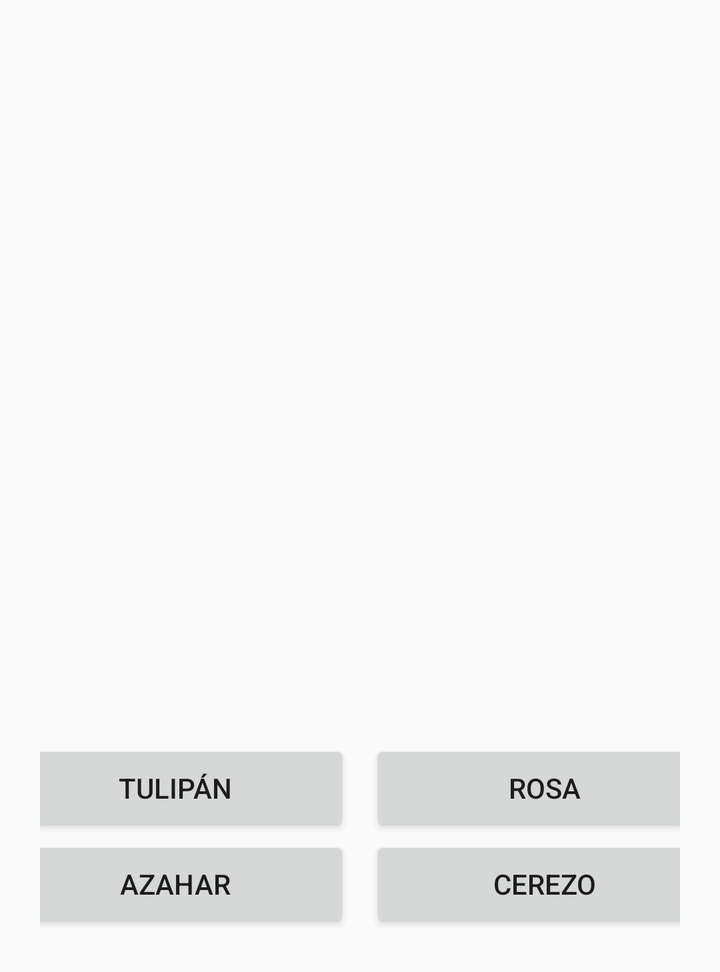
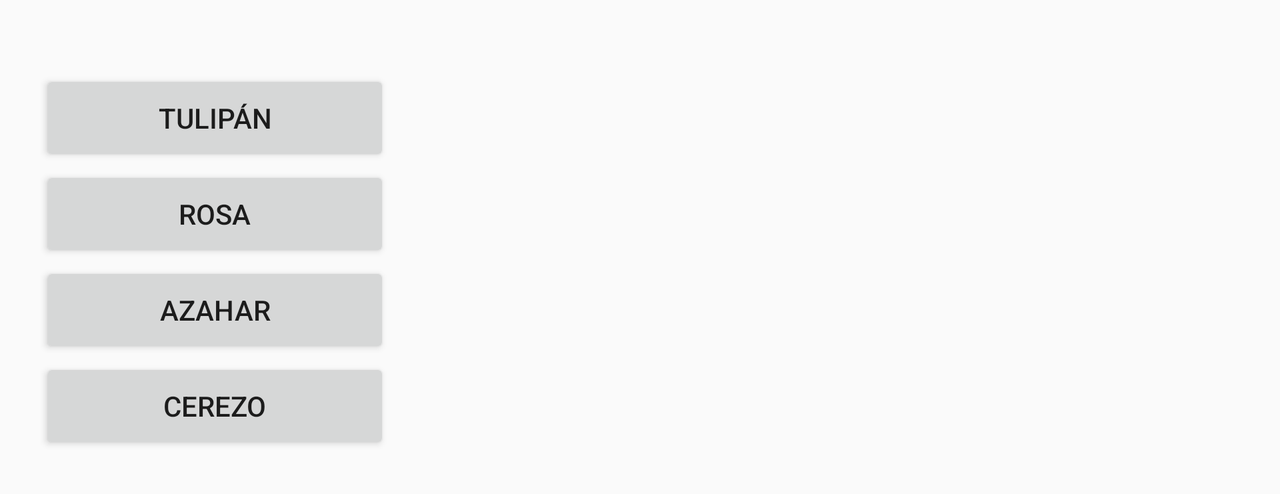

One screen, two layout resources from the same app: the default and the repository's alternative for another configuration. Each is rendered where Android would select it; the XML of both is given below.
<!-- AndroidManifest.xml: application theme AppTheme -->
<!-- res/layout/activity_seleccionando_imagenes.xml -->
<?xml version="1.0" encoding="utf-8"?>
<LinearLayout xmlns:android="http://schemas.android.com/apk/res/android"
    xmlns:app="http://schemas.android.com/apk/res-auto"
    xmlns:tools="http://schemas.android.com/tools"
    android:layout_width="match_parent"
    android:layout_height="wrap_content"
    android:orientation="vertical"
    android:padding="20dp"
    tools:context=".SeleccionandoImagenes">

    <LinearLayout
        android:layout_width="match_parent"
        android:layout_height="350dp"
        android:orientation="horizontal">

        <FrameLayout
            android:id="@+id/frame"
            android:layout_width="match_parent"
            android:layout_height="match_parent">


        </FrameLayout>
    </LinearLayout>

    <LinearLayout
        android:layout_width="match_parent"
        android:layout_height="match_parent"
        android:gravity="center"
        android:orientation="horizontal">

        <Button
            android:id="@+id/buttonTulipan"
            style="@style/btnAltoContent"
            android:layout_width="175dp"
            android:layout_marginRight="5dp"
            android:onClick="onClick"
            android:text="@string/btnTulipan" />

        <Button
            android:id="@+id/buttonRosa"
            style="@style/btnAltoContent"
            android:layout_width="175dp"
            android:layout_marginLeft="5dp"
            android:onClick="onClick"
            android:text="@string/btnRosa" />
    </LinearLayout>

    <LinearLayout
        android:layout_width="match_parent"
        android:layout_height="match_parent"
        android:gravity="center"
        android:orientation="horizontal">

        <Button
            android:id="@+id/buttonAzahar"
            style="@style/btnAltoContent"
            android:layout_width="175dp"
            android:layout_marginRight="5dp"
            android:onClick="onClick"
            android:text="@string/btnAzahar" />

        <Button
            android:id="@+id/buttonCerezo"
            style="@style/btnAltoContent"
            android:layout_width="175dp"
            android:layout_marginLeft="5dp"
            android:onClick="onClick"
            android:text="@string/btnCerezo" />
    </LinearLayout>
</LinearLayout>
<!-- resources referenced by this layout -->
<resources>
  <string name="btnAzahar">Azahar</string>
  <string name="btnCerezo">Cerezo</string>
  <string name="btnRosa">Rosa</string>
  <string name="btnTulipan">Tulipán</string>
  <style name="btnAltoContent">
          <item name="android:layout_height">wrap_content</item>
      </style>
  <style name="AppTheme" parent="Theme.AppCompat.Light.DarkActionBar">
          
          <item name="colorPrimary">@color/colorPrimary</item>
          <item name="colorPrimaryDark">@color/colorPrimaryDark</item>
          <item name="colorAccent">@color/colorAccent</item>
      </style>
</resources>
<!-- res/layout-land/activity_seleccionando_imagenes.xml (the repository's variant of the layout above) -->
<!-- drawn on the phone turned sideways -->
<?xml version="1.0" encoding="utf-8"?>
<LinearLayout xmlns:android="http://schemas.android.com/apk/res/android"
    xmlns:app="http://schemas.android.com/apk/res-auto"
    xmlns:tools="http://schemas.android.com/tools"
    android:layout_width="match_parent"
    android:layout_height="wrap_content"
    android:orientation="horizontal"
    android:padding="20dp"
    tools:context=".SeleccionandoImagenes">

    <LinearLayout
        android:layout_width="wrap_content"
        android:layout_height="match_parent"
        android:gravity="left"
        android:orientation="vertical"
        android:paddingTop="15dp">

        <Button
            android:id="@+id/buttonTulipan"
            style="@style/btnAltoContent"
            android:layout_width="175dp"
            android:layout_margin="0dp"
            android:onClick="onClick"
            android:text="@string/btnTulipan" />

        <Button
            android:id="@+id/buttonRosa"
            style="@style/btnAltoContent"
            android:layout_width="175dp"
            android:layout_margin="0dp"
            android:onClick="onClick"
            android:text="@string/btnRosa" />

        <Button
            android:id="@+id/buttonAzahar"
            style="@style/btnAltoContent"
            android:layout_width="175dp"
            android:layout_margin="0dp"
            android:onClick="onClick"
            android:text="@string/btnAzahar" />

        <Button
            android:id="@+id/buttonCerezo"
            style="@style/btnAltoContent"
            android:layout_width="175dp"
            android:layout_margin="0dp"
            android:onClick="onClick"
            android:text="@string/btnCerezo" />
    </LinearLayout>

    <LinearLayout
        android:layout_width="wrap_content"
        android:layout_height="match_parent"
        android:orientation="horizontal">

        <FrameLayout
            android:id="@+id/frame"
            android:layout_width="match_parent"
            android:layout_height="match_parent">


        </FrameLayout>
    </LinearLayout>
</LinearLayout>
